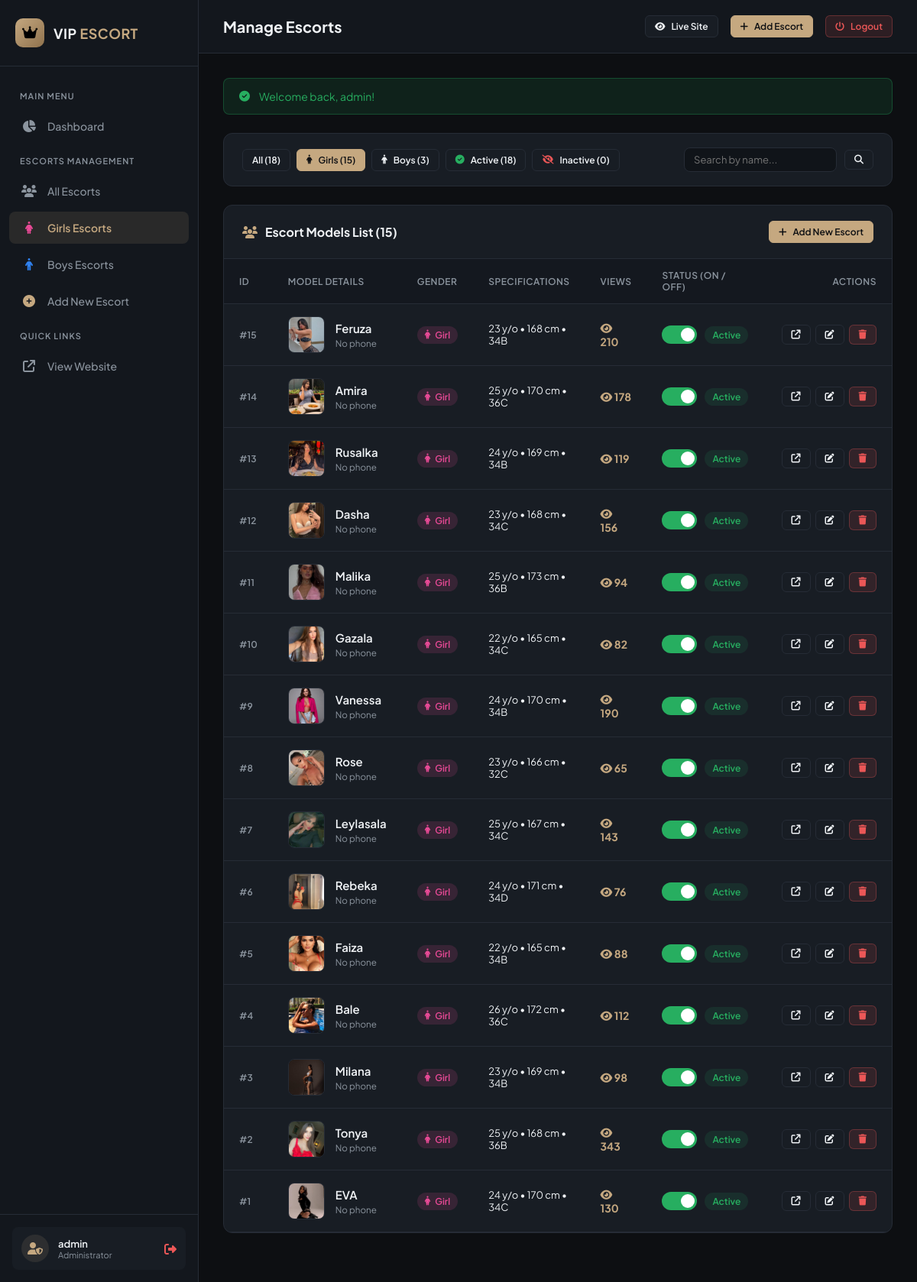
/admin/models.php?gender=girl (signed in), run on the app's committed database.
### tables this page shows
CREATE TABLE `models` (
  `id` int(11) NOT NULL AUTO_INCREMENT,
  `name` varchar(100) NOT NULL,
  `gender` enum('girl','boy') NOT NULL DEFAULT 'girl',
  `age` int(11) DEFAULT 24,
  `height` varchar(50) DEFAULT '168 cm',
  `weight` varchar(50) DEFAULT '54 kg',
  `breast_size` varchar(50) DEFAULT '34B',
  `hair` varchar(50) DEFAULT 'Brown',
  `bio` text DEFAULT NULL,
  `main_image` varchar(255) NOT NULL,
  `gallery_images` text DEFAULT NULL,
  `whatsapp` varchar(100) DEFAULT '',
  `telegram` varchar(100) DEFAULT '',
  `status` enum('active','inactive') NOT NULL DEFAULT 'active',
  `views_count` int(11) NOT NULL DEFAULT 0,
  `sort_order` int(11) NOT NULL DEFAULT 0,
  `created_at` datetime DEFAULT current_timestamp(),
  `updated_at` datetime DEFAULT current_timestamp() ON UPDATE current_timestamp(),
  PRIMARY KEY (`id`)
);

### includes/db.php (called while the page is built, shortened)
<?php
function get_image_url($path, $isSubfolder = false) {
    $cleanPath = ltrim($path, './\\');
    if ($isSubfolder) {
        return '../' . $cleanPath;
    } else {
        return './' . $cleanPath;
    }
}
function e($str) {
    return htmlspecialchars($str ?? '', ENT_QUOTES, 'UTF-8');
}

### admin/models.php (the view, shortened to what this page needs)
<?php
$pageTitle = 'Manage Escorts';
require_once __DIR__ . '/header.php';
$db = getDB();
$gender = $_GET['gender'] ?? '';
$status = $_GET['status'] ?? '';
$search = trim($_GET['search'] ?? '');
$sql = "SELECT * FROM models WHERE 1=1";
$params = [];
if ($gender === 'girl' || $gender === 'boy') {
    $sql .= " AND gender = :gender";
    $params['gender'] = $gender;
}
$sql .= " ORDER BY id DESC";
$stmt = $db->prepare($sql);
$stmt->execute($params);
$models = $stmt->fetchAll();
$countAll = $db->query("SELECT COUNT(*) FROM models")->fetchColumn();
$countGirls = $db->query("SELECT COUNT(*) FROM models WHERE gender = 'girl'")->fetchColumn();
$countBoys = $db->query("SELECT COUNT(*) FROM models WHERE gender = 'boy'")->fetchColumn();
$countActive = $db->query("SELECT COUNT(*) FROM models WHERE status = 'active'")->fetchColumn();
$countInactive = $db->query("SELECT COUNT(*) FROM models WHERE status = 'inactive'")->fetchColumn();
?>
<div style="background: var(--bg-card); border: 1px solid var(--border-color); border-radius: var(--radius-md); padding: 18px 24px; margin-bottom: 24px; display: flex; align-items: center; justify-content: space-between; flex-wrap: wrap; gap: 16px;">
    <div style="display: flex; gap: 8px; flex-wrap: wrap;">
        <a href="models.php" class="btn btn-sm <?= (empty($gender) && empty($status)) ? 'btn-primary' : 'btn-secondary' ?>">
            All (<?= $countAll ?>)
        </a>
        <a href="models.php?gender=girl" class="btn btn-sm <?= ($gender === 'girl') ? 'btn-primary' : 'btn-secondary' ?>">
            <i class="fa-solid fa-person-dress"></i> Girls (<?= $countGirls ?>)
        </a>
        <a href="models.php?gender=boy" class="btn btn-sm <?= ($gender === 'boy') ? 'btn-primary' : 'btn-secondary' ?>">
            <i class="fa-solid fa-person"></i> Boys (<?= $countBoys ?>)
        </a>
        <a href="models.php?status=active" class="btn btn-sm <?= ($status === 'active') ? 'btn-primary' : 'btn-secondary' ?>">
            <i class="fa-solid fa-circle-check" style="color: var(--success);"></i> Active (<?= $countActive ?>)
        </a>
        <a href="models.php?status=inactive" class="btn btn-sm <?= ($status === 'inactive') ? 'btn-primary' : 'btn-secondary' ?>">
            <i class="fa-solid fa-eye-slash" style="color: var(--danger);"></i> Inactive (<?= $countInactive ?>)
        </a>
    </div>
    <form action="models.php" method="GET" style="display: flex; gap: 10px; align-items: center;">
        <input type="text" name="search" class="form-control" placeholder="Search by name..." value="<?= e($search) ?>" style="padding: 7px 12px; font-size: 13px; width: 200px;">
        <button type="submit" class="btn btn-secondary btn-sm"><i class="fa-solid fa-magnifying-glass"></i></button>
    </form>
</div>
<div class="content-card">
    <div class="card-header">
        <div class="card-title">
            <i class="fa-solid fa-users" style="color: var(--primary);"></i>
            <span>Escort Models List (<?= count($models) ?>)</span>
        </div>
        <div>
            <a href="model-add.php<?= !empty($gender) ? '?gender=' . e($gender) : '' ?>" class="btn btn-primary btn-sm">
                <i class="fa-solid fa-plus"></i> Add New Escort
            </a>
        </div>
    </div>
    <div class="data-table-wrapper">
        <table class="data-table">
            <thead>
                <tr>
                    <th style="width: 60px;">ID</th>
                    <th>Model Details</th>
                    <th>Gender</th>
                    <th>Specifications</th>
                    <th>Views</th>
                    <th>Status (ON / OFF)</th>
                    <th style="text-align: right; width: 180px;">Actions</th>
                </tr>
            </thead>
            <tbody>
                <?php if (empty($models)): ?>
                    <tr>
                        <td colspan="7" style="text-align: center; color: var(--text-muted); padding: 40px;">
                            <i class="fa-regular fa-folder-open" style="font-size: 32px; margin-bottom: 12px; display: block;"></i>
                            No escorts found matching your criteria.
                        </td>
                    </tr>
                <?php else: ?>
                    <?php foreach ($models as $m): ?>
                        <tr>
                            <td style="color: var(--text-muted); font-size: 12px; font-weight: 600;">#<?= $m['id'] ?></td>
                            <td>
                                <div class="model-cell">
                                    <img src="<?= e(get_image_url($m['main_image'], true)) ?>" alt="<?= e($m['name']) ?>" class="model-thumb">
                                    <div>
                                        <a href="model-edit.php?id=<?= $m['id'] ?>" class="model-name" style="font-size: 15px;">
                                            <?= e($m['name']) ?>
                                        </a>
                                        <small style="color: var(--text-muted);">
                                            <?= !empty($m['whatsapp']) ? '<i class="fa-brands fa-whatsapp"></i> ' . e($m['whatsapp']) : 'No phone' ?>
                                        </small>
                                    </div>
                                </div>
                            </td>
                            <td>
                                <span class="badge badge-<?= $m['gender'] ?>">
                                    <i class="fa-solid fa-<?= $m['gender'] === 'girl' ? 'person-dress' : 'person' ?>"></i>
                                    <?= ucfirst($m['gender']) ?>
                                </span>
                            </td>
                            <td>
                                <div style="font-size: 13px;">
                                    <span><?= e($m['age'] ?? '24') ?> y/o</span> •
                                    <span><?= e($m['height'] ?? '168 cm') ?></span>
                                    <?php if ($m['gender'] === 'girl' && !empty($m['breast_size'])): ?>
                                        • <span><?= e($m['breast_size']) ?></span>
                                    <?php endif; ?>
                                </div>
                            </td>
                            <td>
                                <strong style="color: var(--primary);">
                                    <i class="fa-solid fa-eye"></i> <?= number_format($m['views_count']) ?>
                                </strong>
                            </td>
                            <td>
                                <div style="display: flex; align-items: center; gap: 10px;">
                                    <label class="status-toggle">
                                        <span class="slider"></span>
                                    </label>
                                    <span id="status-badge-<?= $m['id'] ?>" class="badge <?= $m['status'] === 'active' ? 'badge-active' : 'badge-inactive' ?>">
                                        <?= ucfirst($m['status']) ?>
                                    </span>
                                </div>
                            </td>
                            <td style="text-align: right;">
                                <div style="display: inline-flex; gap: 6px;">
                                    <a href="../profile/?id=<?= $m['id'] ?>" target="_blank" class="btn btn-secondary btn-sm" title="View Profile on Website">
                                        <i class="fa-solid fa-arrow-up-right-from-square"></i>
                                    </a>
                                    <a href="model-edit.php?id=<?= $m['id'] ?>" class="btn btn-secondary btn-sm" title="Edit Model">
                                        <i class="fa-solid fa-pen-to-square"></i>
                                    </a>
                                    <a href="model-delete.php?id=<?= $m['id'] ?>" onclick="return confirmDelete('<?= addslashes(e($m['name'])) ?>')" class="btn btn-danger btn-sm" title="Delete Model">
                                        <i class="fa-solid fa-trash"></i>
                                    </a>
                                </div>
                            </td>
                        </tr>
                    <?php endforeach; ?>
                <?php endif; ?>
            </tbody>
        </table>
    </div>
</div>
<?php require_once __DIR__ . '/footer.php'; ?>

### admin/header.php (shortened to what this page needs)
<?php
require_once __DIR__ . '/../includes/db.php';
$currentPage = basename($_SERVER['PHP_SELF']);
$currentGender = $_GET['gender'] ?? '';
$adminUsername = $_SESSION['admin_user'] ?? 'admin';
?>
<!DOCTYPE html>
<html lang="en">
<head>
    <link rel="stylesheet" href="https://cdnjs.cloudflare.com/ajax/libs/font-awesome/6.4.2/css/all.min.css">
</head>
<body>
    <aside class="admin-sidebar" id="adminSidebar">
        <div class="sidebar-brand">
            <div class="logo-icon"><i class="fa-solid fa-crown"></i></div>
            <div class="brand-text">VIP <span>ESCORT</span></div>
        </div>
        <nav class="sidebar-nav">
            <div class="nav-label">Main Menu</div>
            <a href="index.php" class="nav-link <?= ($currentPage === 'index.php') ? 'active' : '' ?>">
                <i class="fa-solid fa-chart-pie"></i>
                <span>Dashboard</span>
            </a>
            <div class="nav-label">Escorts Management</div>
            <a href="models.php" class="nav-link <?= ($currentPage === 'models.php' && empty($currentGender)) ? 'active' : '' ?>">
                <i class="fa-solid fa-users"></i>
                <span>All Escorts</span>
            </a>
            <a href="models.php?gender=girl" class="nav-link <?= ($currentPage === 'models.php' && $currentGender === 'girl') ? 'active' : '' ?>">
                <i class="fa-solid fa-person-dress" style="color: #e84a96;"></i>
                <span>Girls Escorts</span>
            </a>
            <a href="models.php?gender=boy" class="nav-link <?= ($currentPage === 'models.php' && $currentGender === 'boy') ? 'active' : '' ?>">
                <i class="fa-solid fa-person" style="color: #2f80ed;"></i>
                <span>Boys Escorts</span>
            </a>
            <a href="model-add.php" class="nav-link <?= ($currentPage === 'model-add.php') ? 'active' : '' ?>">
                <i class="fa-solid fa-plus-circle" style="color: var(--primary);"></i>
                <span>Add New Escort</span>
            </a>
            <div class="nav-label">Quick Links</div>
            <a href="../index.php" target="_blank" class="nav-link">
                <i class="fa-solid fa-arrow-up-right-from-square"></i>
                <span>View Website</span>
            </a>
        </nav>
        <div class="sidebar-footer">
            <div class="user-panel">
                <div class="avatar"><i class="fa-solid fa-user-shield"></i></div>
                <div class="user-info">
                    <div class="user-name"><?= e($adminUsername) ?></div>
                    <div class="user-role">Administrator</div>
                </div>
                <a href="logout.php" title="Logout" style="color: var(--danger); font-size: 16px;">
                    <i class="fa-solid fa-right-from-bracket"></i>
                </a>
            </div>
        </div>
    </aside>
    <div class="admin-main">
        <header class="admin-topbar">
            <div class="topbar-left">
                <h1 class="page-heading-title"><?= isset($pageTitle) ? e($pageTitle) : 'Dashboard' ?></h1>
            </div>
            <div class="topbar-right">
                <a href="../index.php" target="_blank" class="btn btn-secondary btn-sm">
                    <i class="fa-solid fa-eye"></i> Live Site
                </a>
                <a href="model-add.php" class="btn btn-primary btn-sm">
                    <i class="fa-solid fa-plus"></i> Add Escort
                </a>
                <a href="logout.php" class="btn btn-danger btn-sm">
                    <i class="fa-solid fa-power-off"></i> Logout
                </a>
            </div>
        </header>
        <main class="admin-content">
            <?php if (!empty($_SESSION['success'])): ?>
                <div class="alert alert-success">
                    <i class="fa-solid fa-circle-check"></i>
                    <span><?= e($_SESSION['success']) ?></span>
                </div>
            <?php endif; ?>

### admin/footer.php (shortened to what this page needs)
        </main>
    </div>
</body>
</html>

### data on the page
models: id "15", main_image (picture), name "Feruza", whatsapp "No phone", gender "Girl", age "23", height "168 cm", breast_size "34B", views_count "210", status "Active"
models: id "14", main_image (picture), name "Amira", whatsapp "No phone", gender "Girl", age "25", height "170 cm", breast_size "36C", views_count "178", status "Active"
models: id "13", main_image (picture), name "Rusalka", whatsapp "No phone", gender "Girl", age "24", height "169 cm", breast_size "34B", views_count "119", status "Active"
models: id "12", main_image (picture), name "Dasha", whatsapp "No phone", gender "Girl", age "23", height "168 cm", breast_size "34C", views_count "156", status "Active"
models: id "11", main_image (picture), name "Malika", whatsapp "No phone", gender "Girl", age "25", height "173 cm", breast_size "36B", views_count "94", status "Active"
models: id "10", main_image (picture), name "Gazala", whatsapp "No phone", gender "Girl", age "22", height "165 cm", breast_size "34C", views_count "82", status "Active"
models: id "9", main_image (picture), name "Vanessa", whatsapp "No phone", gender "Girl", age "24", height "170 cm", breast_size "34B", views_count "190", status "Active"
models: id "8", main_image (picture), name "Rose", whatsapp "No phone", gender "Girl", age "23", height "166 cm", breast_size "32C", views_count "65", status "Active"
models: id "7", main_image (picture), name "Leylasala", whatsapp "No phone", gender "Girl", age "25", height "167 cm", breast_size "34C", views_count "143", status "Active"
models: id "6", main_image (picture), name "Rebeka", whatsapp "No phone", gender "Girl", age "24", height "171 cm", breast_size "34D", views_count "76", status "Active"
models: id "5", main_image (picture), name "Faiza", whatsapp "No phone", gender "Girl", age "22", height "165 cm", breast_size "34B", views_count "88", status "Active"
models: id "4", main_image (picture), name "Bale", whatsapp "No phone", gender "Girl", age "26", height "172 cm", breast_size "36C", views_count "112", status "Active"
models: id "3", main_image (picture), name "Milana", whatsapp "No phone", gender "Girl", age "23", height "169 cm", breast_size "34B", views_count "98", status "Active"
models: id "2", main_image (picture), name "Tonya", whatsapp "No phone", gender "Girl", age "25", height "168 cm", breast_size "36B", views_count "343", status "Active"
models: id "1", main_image (picture), name "EVA", whatsapp "No phone", gender "Girl", age "24", height "170 cm", breast_size "34C", views_count "130", status "Active"

### other printed values
$adminUsername "admin"
$pageTitle "Manage Escorts"
$_SESSION['success'] "Welcome back, admin!"
$countAll "18"
$countGirls "15"
$countBoys "3"
$countActive "18"
$countInactive "0"
count($models) "15"
